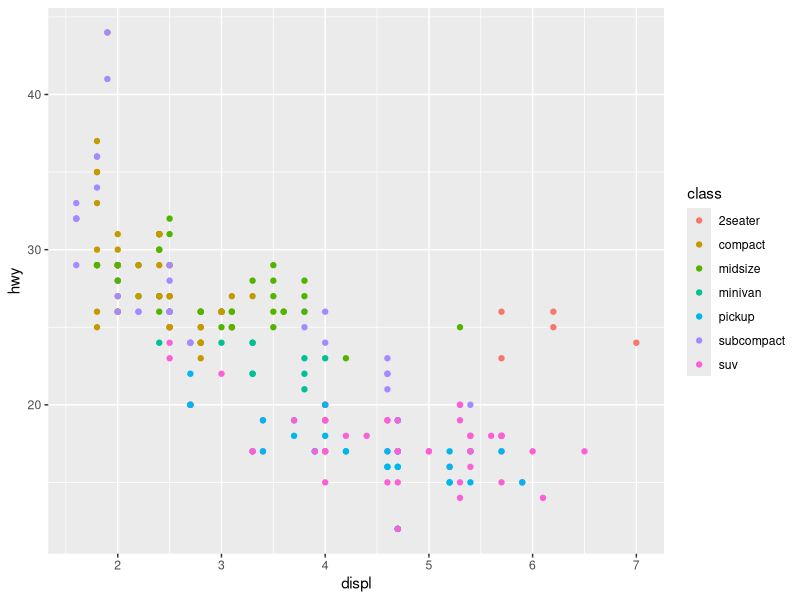
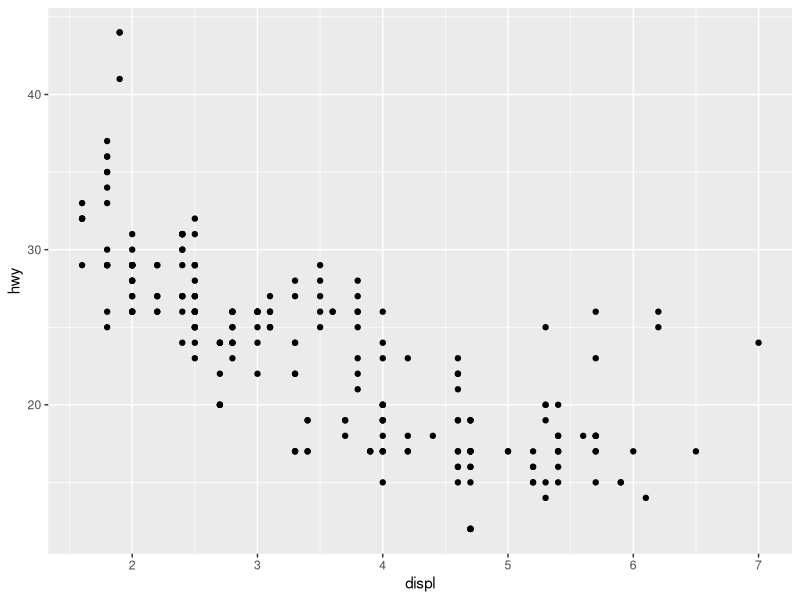
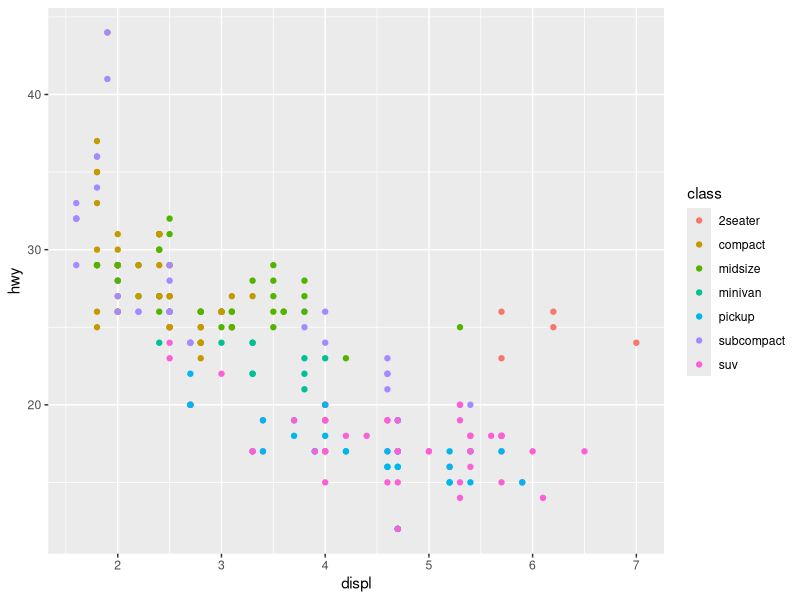
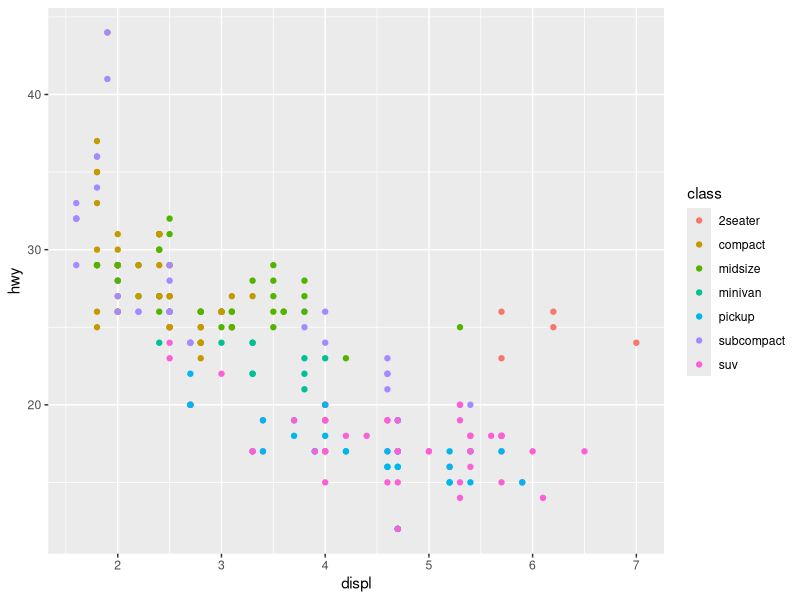
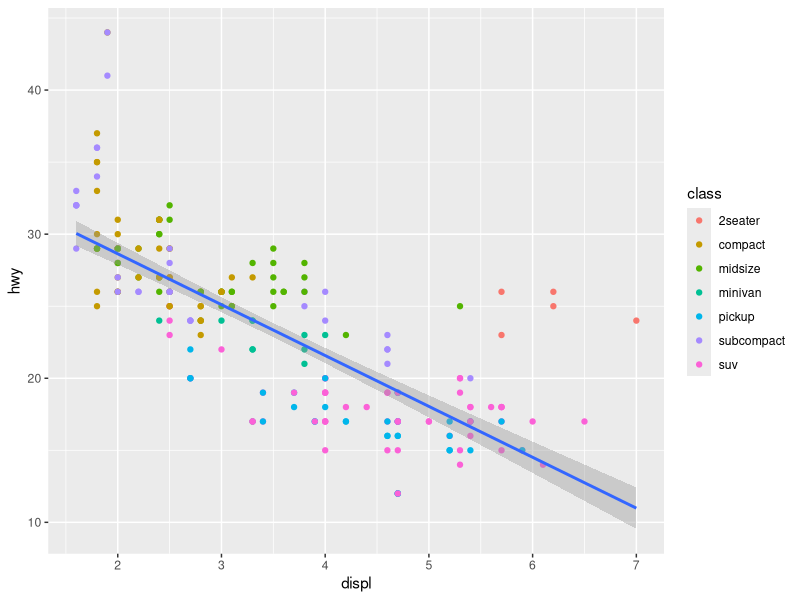
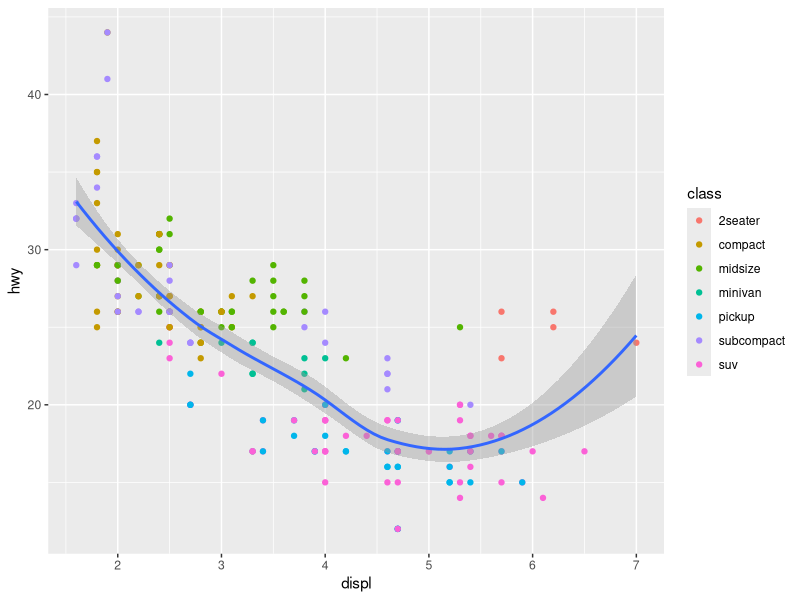
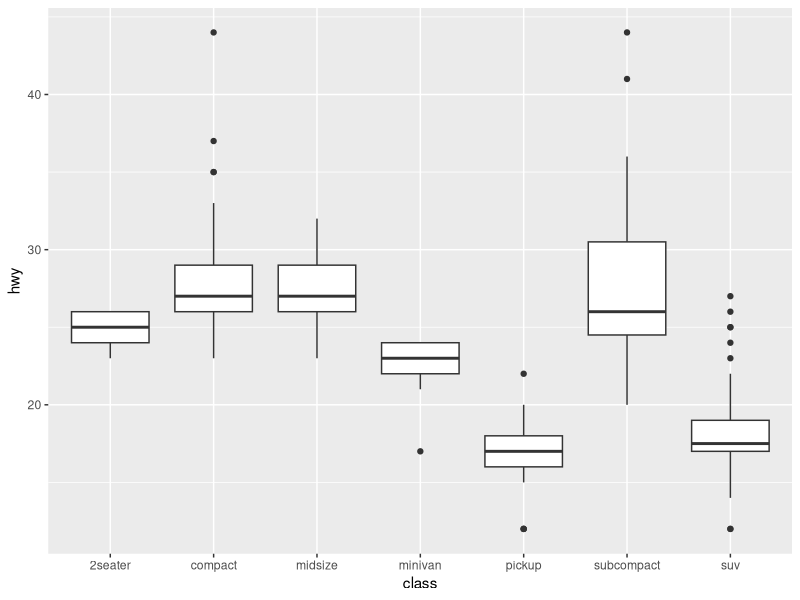
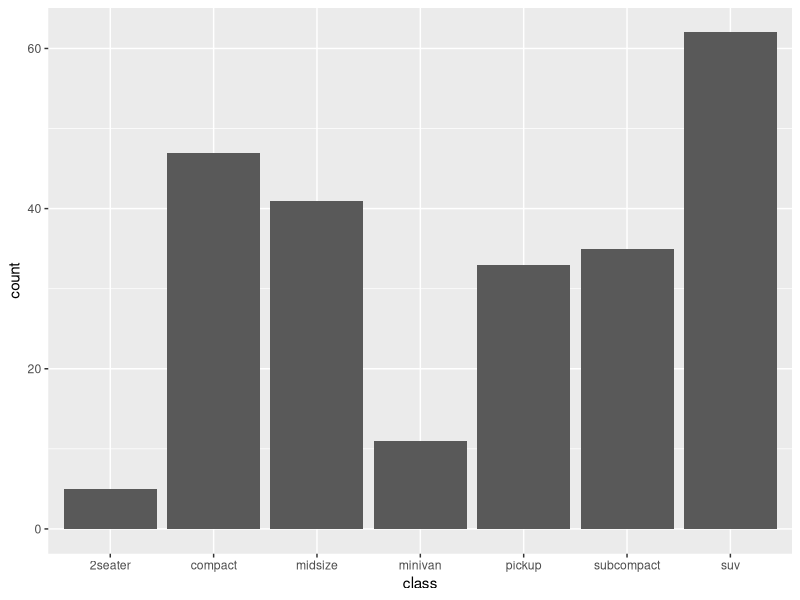

Write R code to recreate these figures, in order.
library(tidyverse)

library(ggthemes)


?mpg

ggplot(mpg) +
  aes(x=displ,y=hwy, color=class) + geom_point()



ggplot(mpg)+
  aes(x=displ,y=hwy)+geom_point()

ggplot(data=mpg)+
  aes(x=displ,y=hwy,
      color=class )+
  geom_point()


ggplot(data=mpg)+aes(x=displ,y=hwy)+
  geom_point(aes(color=class))


ggplot(mpg)+aes(x=displ,y=hwy)+
  geom_point(aes(color=class))+
  geom_smooth(method=lm)

ggplot(mpg)+aes(x=displ,y=hwy)+
  geom_point(aes(color=class))+
  geom_smooth()


ggplot(data=mpg)+
  aes(x=class,y=hwy)+
  geom_boxplot()

ggplot(data=mpg)+
  aes(x=class)+
  geom_bar()

ggplot(data=mpg)+
  aes(x=class,fill=drv)+
  geom_bar()

#View(mpg)

ggplot(data=mpg)+
  aes(x=class,fill=drv)+
  geom_bar(positin="dodge")

p <- ggplot(data=mpg)+
  aes(x=displ,
      y=hwy)+
  geom_point(aes(color=class))+
  geom_smooth()
p ## to show plot |> 

p+facet_wrap(~year)

p+facet_grid(cyl~year)


 
#OR

(p <- p+facet_wrap(~year)+
    labs(x="Engine Displacement (Liters)",
  y="Highway MPG",
  title="Care mileage and displacement",
  subtitle="More displacement lowers highway mpg",
  caption="Source: EPA",
  color="Vehicle Class")
)

p+ facet_wrap(~year)+
  labs(x="Engine Displacement",
       y="Highway MPG",
       title="Care mileage and displacement",
       subtitle="More displacement lowers highway mpg",
       caption="Source: EPA",
       color="Vehicle Class")

p+scale_x_continuous(breaks=seq(0,10,2),
                     limits=c(0,7.5),
                     expand=c(0,0))

p+scale_x_continuous(breaks=seq(0,10,2),
                     limits=c(0,7.5),
                     expand=c(0,0))+
  scale_color_viridis_d()


ggplot(data=mpg)+
  aes(x=displ,
      y=hwy)+
  geom_point(aes(color=class))+
  geom_smooth()+
  facet_wrap(~year)+
  labs(x="Engine Displacement (Liters)",
       y="Highway MPG",
       title="Care Mileage and Displacement",
       subtitle = "More Displacement Lowers Highway MPG",
       caption="Source: EPA",
       color="Vehicle Class")+
  scale_color_viridis_d()+
  theme_minimal()+
  theme(text = element_text(family = "Fira Sans"),
        legend.position = "bottom")

library(ggthemes)
ggplot(data=mpg)+
  aes(x=displ,
      y=hwy)+
  geom_point(aes(color=class))+
  facet_wrap(~year)+
  labs(x="Engine Displament (Liters)",
y="Highway mpg",
title="Care mileage and displament",
subtitle="More displament lowers highway mpg",
caption="Source:EPA",
color="Vehicle Class")+
  scale_color_viridis_d()+
  theme_fivethirtyeight()+
  theme( text=element_text(family = "Fira Sans"),
         legend.position = "bottom")



